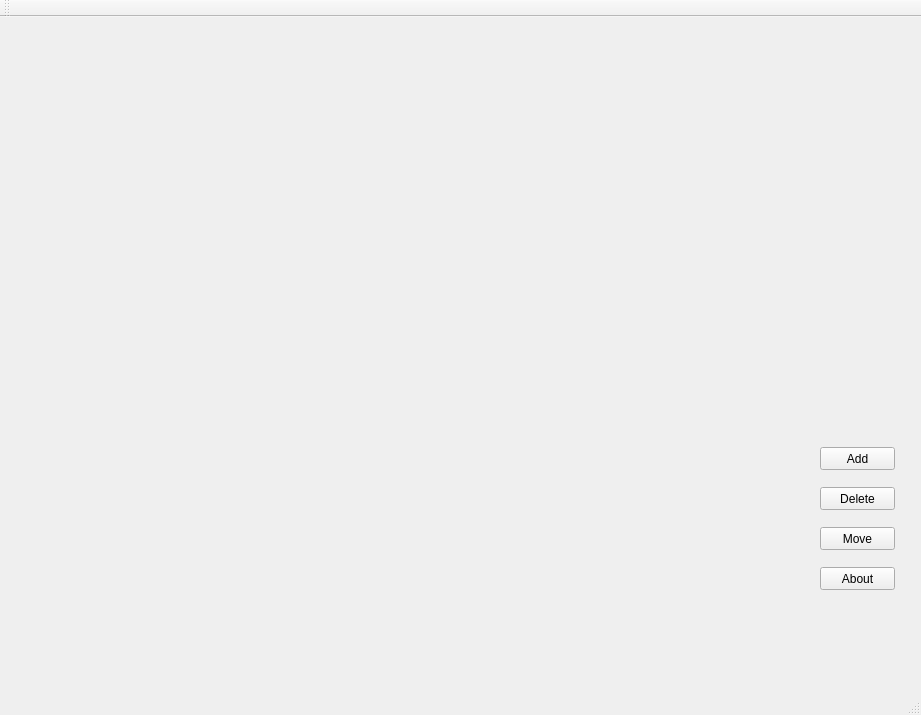
<?xml version="1.0" encoding="UTF-8"?>
<ui version="4.0">
 <class>MainWindow</class>
 <widget class="QMainWindow" name="MainWindow">
  <property name="geometry">
   <rect>
    <x>0</x>
    <y>0</y>
    <width>921</width>
    <height>715</height>
   </rect>
  </property>
  <property name="windowTitle">
   <string>MainWindow</string>
  </property>
  <widget class="QWidget" name="centralWidget">
   <widget class="QPushButton" name="addButton">
    <property name="geometry">
     <rect>
      <x>820</x>
      <y>430</y>
      <width>75</width>
      <height>23</height>
     </rect>
    </property>
    <property name="text">
     <string>Add</string>
    </property>
   </widget>
   <widget class="QPushButton" name="deleteButton">
    <property name="geometry">
     <rect>
      <x>820</x>
      <y>470</y>
      <width>75</width>
      <height>23</height>
     </rect>
    </property>
    <property name="text">
     <string>Delete</string>
    </property>
   </widget>
   <widget class="QPushButton" name="moveButton">
    <property name="geometry">
     <rect>
      <x>820</x>
      <y>510</y>
      <width>75</width>
      <height>23</height>
     </rect>
    </property>
    <property name="text">
     <string>Move</string>
    </property>
   </widget>
   <widget class="QPushButton" name="pushButton">
    <property name="geometry">
     <rect>
      <x>820</x>
      <y>550</y>
      <width>75</width>
      <height>23</height>
     </rect>
    </property>
    <property name="text">
     <string>About</string>
    </property>
   </widget>
  </widget>
  <widget class="QMenuBar" name="menuBar">
   <property name="geometry">
    <rect>
     <x>0</x>
     <y>0</y>
     <width>921</width>
     <height>21</height>
    </rect>
   </property>
  </widget>
  <widget class="QToolBar" name="mainToolBar">
   <attribute name="toolBarArea">
    <enum>TopToolBarArea</enum>
   </attribute>
   <attribute name="toolBarBreak">
    <bool>false</bool>
   </attribute>
  </widget>
  <widget class="QStatusBar" name="statusBar"/>
 </widget>
 <layoutdefault spacing="6" margin="11"/>
 <resources/>
 <connections/>
</ui>
